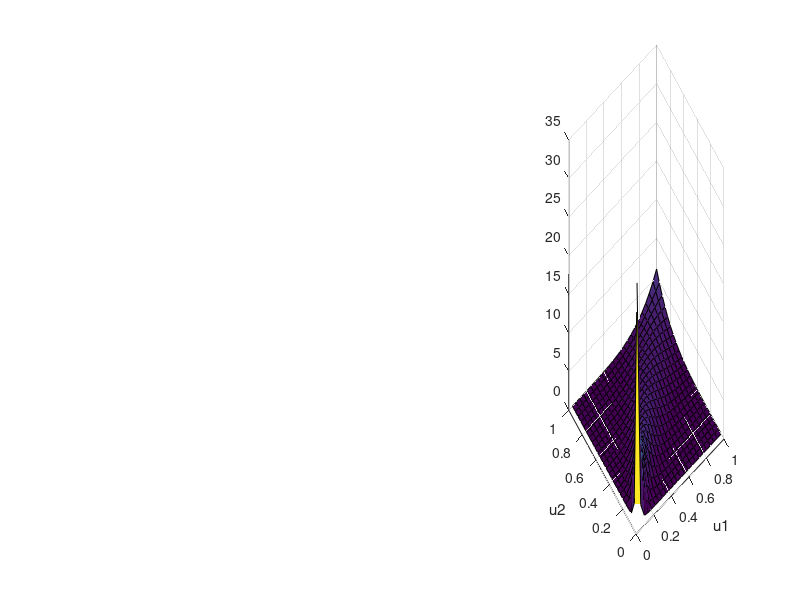

This figure's MATLAB source: (Note: this script raises an error after producing the figure.)
% Script which generates multivariate copulas of different types with discrete 
% marginal data, and then reconstructs the copula using beta kernels. 
% It then characterizes the error between the constructed copula and 
%  1.) the actual copula
%  2.) c(F(x1) ... f(Xn)) and f(x1 ... xn) / [ f(x1) * ... * f(xn) ]

clear;
clc;

K = 25;

copulaType = 'Clayton';

u = linspace(0,1,K);
[U1,U2] = ndgrid(u);
c2 = copulapdf(copulaType, [U1(:) U2(:)],5);
c2 = reshape(c2, K,K);
h3 = subplot(1,3,3);
surf(U1,U2,c2);
xlabel('u1')
ylabel('u2')

alpha = 5;
M = 1000;

X = copularnd(copulaType,alpha,M);

h = .05;
[c1] = empcopdens_betak_v2(X(:,1), X(:,2), h, K);
h1 = subplot(1,3,1);
surf(U1,U2,c1);
xlabel('u1')
ylabel('u2')

c1 = empcopuladensity(X, h, K, 'betak');
h2 = subplot(1,3,2);
surf(U1,U2,c1);
xlabel('u1')
ylabel('u2')

mse = mean((c1(:)-c2(:)).^2);
fprintf('MSE = %f\n', mse);

hlink = linkprop([h1,h2,h3],{'CameraPosition','CameraUpVector'});
rotate3d on